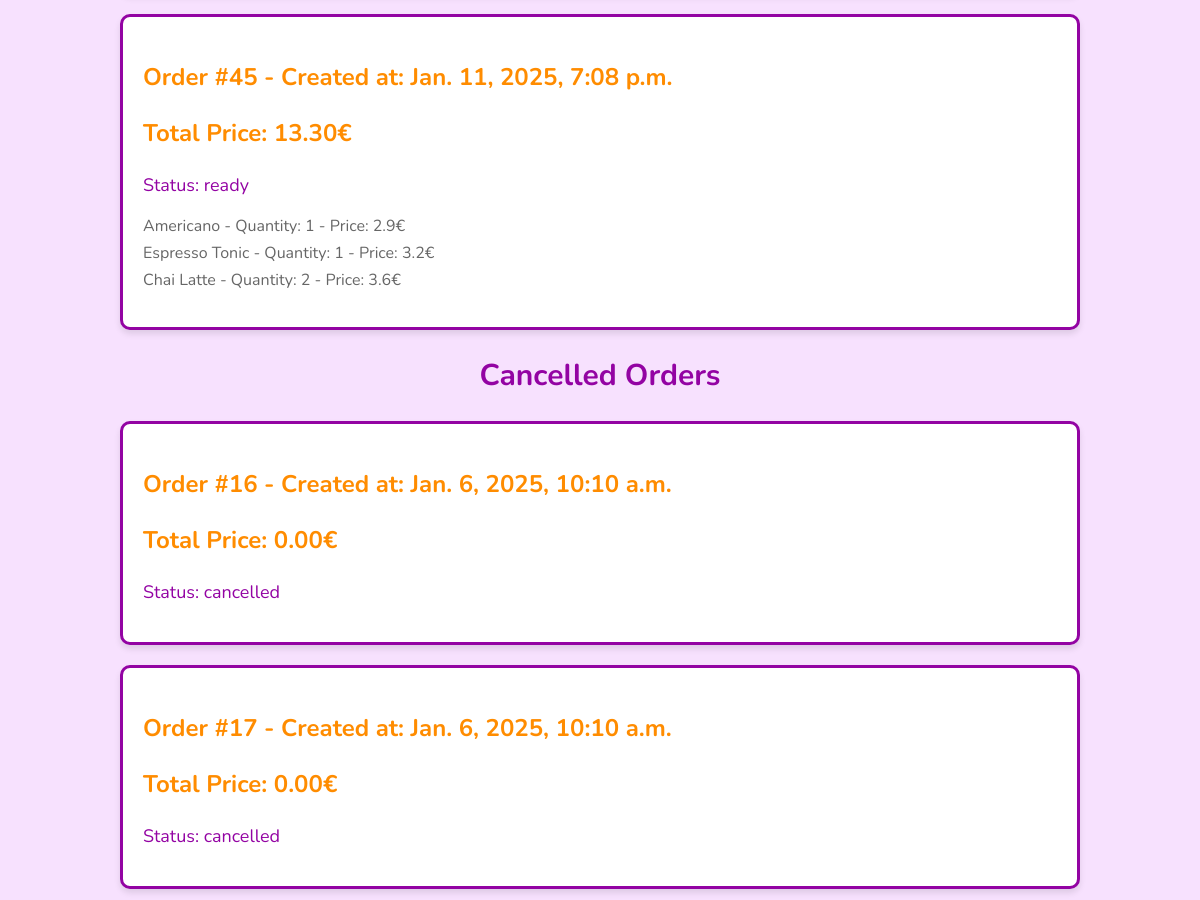
/order_history/ (middle part), run on an earlier commit of the app's database.
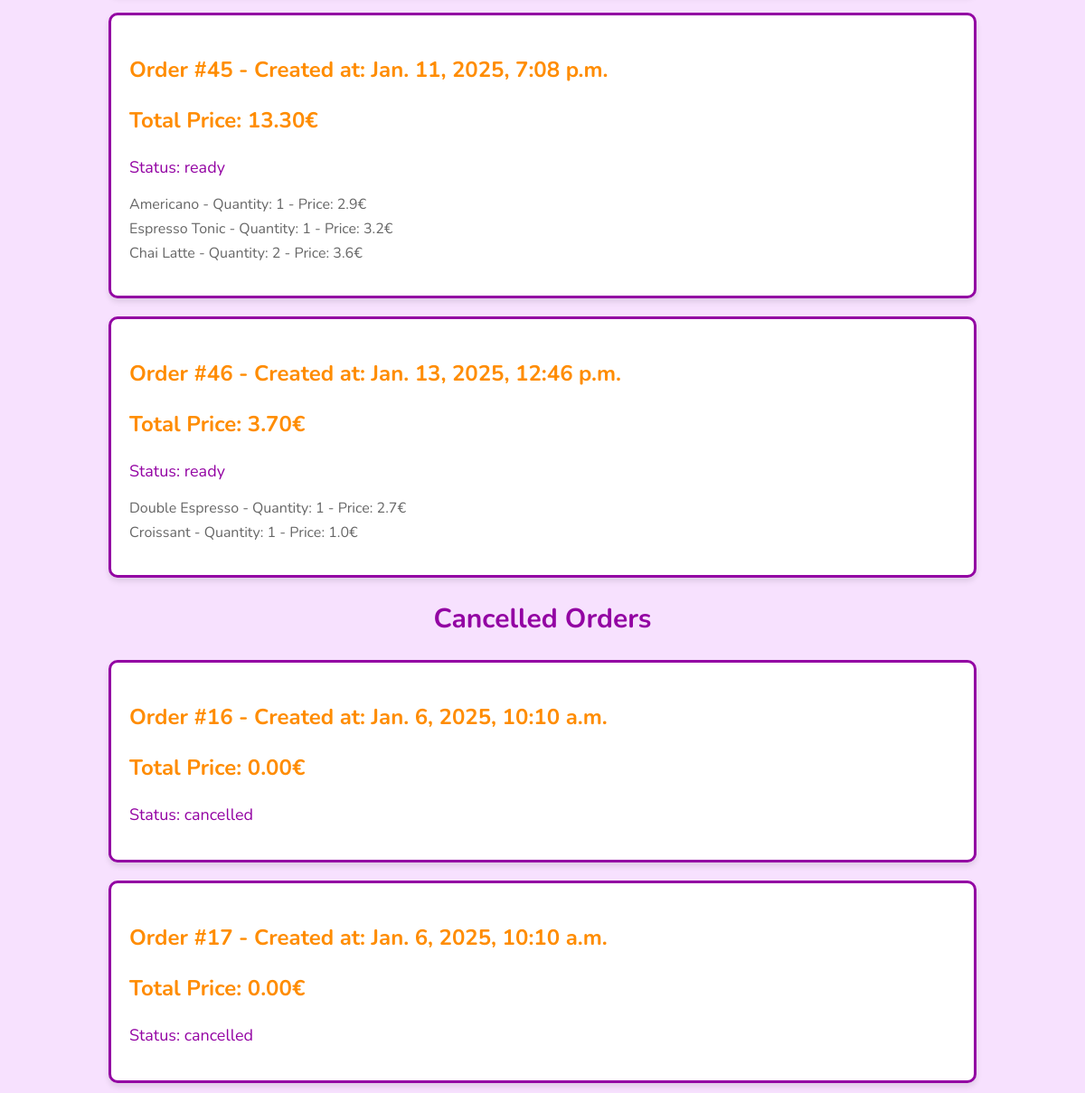
And on a later commit of the database.
### stock_management/models.py (models this page shows, shortened)
class Order(models.Model):
    STATUS_CHOICES = (
        ('paid', 'Paid'),
        ('ready', 'Ready'),
        ('cancelled', 'Cancelled'),
    )
    barista =  models.ForeignKey(User, on_delete=models.CASCADE)
    session_id = models.CharField(max_length=255)
    created_at = models.DateTimeField(auto_now_add=True)
    status = models.CharField(max_length=10, choices=STATUS_CHOICES)
    total_price = models.DecimalField(max_digits=10, decimal_places=2)
    products = JSONField()

### stock_management/views.py (the view)
# urls.py: path('order_history/', order_history, name='order_history'),
def order_history(request):
    ready_orders = Order.objects.filter(status='ready')
    cancelled_orders = Order.objects.filter(status='cancelled')
    return render(request, 'order_history.html', {
        'ready_orders': ready_orders,
        'cancelled_orders': cancelled_orders,
    })

### templates/order_history.html (shortened to what this page needs)
<!DOCTYPE html>
<html lang="en">
<head>
    {% load static %}
    <link rel="stylesheet" href="{% static 'css/order_history.css' %}">
</head>
<body>
    {% if ready_orders %}
        <div class="order-list">
            {% for order in ready_orders %}
                <div class="order-item">
                    <h3>Order #{{ order.id }} - Created at: {{ order.created_at }}</h3>
                    <h3>Total Price: {{ order.total_price }}€</h3>
                    <p>Status: {{ order.status }}</p>
                    <ul class="product-list">
                        {% for product in order.products %}
                            <li>
                                <span class="product-name">{{ product.name }}</span>
                                - Quantity: {{ product.quantity }}
                                - Price: {{ product.price }}€
                            </li>
                        {% endfor %}
                    </ul>
                </div>
            {% endfor %}
        </div>
    {% else %}
        <p>No ready orders.</p>
    {% endif %}
    <h2>Cancelled Orders</h2>
    {% if cancelled_orders %}
        <div class="order-list">
            {% for order in cancelled_orders %}
                <div class="order-item">
                    <h3>Order #{{ order.id }} - Created at: {{ order.created_at }}</h3>
                    <h3>Total Price: {{ order.total_price }}€</h3>
                    <p>Status: {{ order.status }}</p>
                </div>
            {% endfor %}
        </div>
    {% else %}
        <p>No cancelled orders.</p>
    {% endif %}
</body>
</html>

What changed in the data, as far as the page shows it:
added Order: id "46", created_at "Jan. 13, 2025, 12:46 p.m.", total_price "3.70", status "ready", name "Double Espresso" "Croissant", quantity "1" "1", price "2.7" "1.0"
